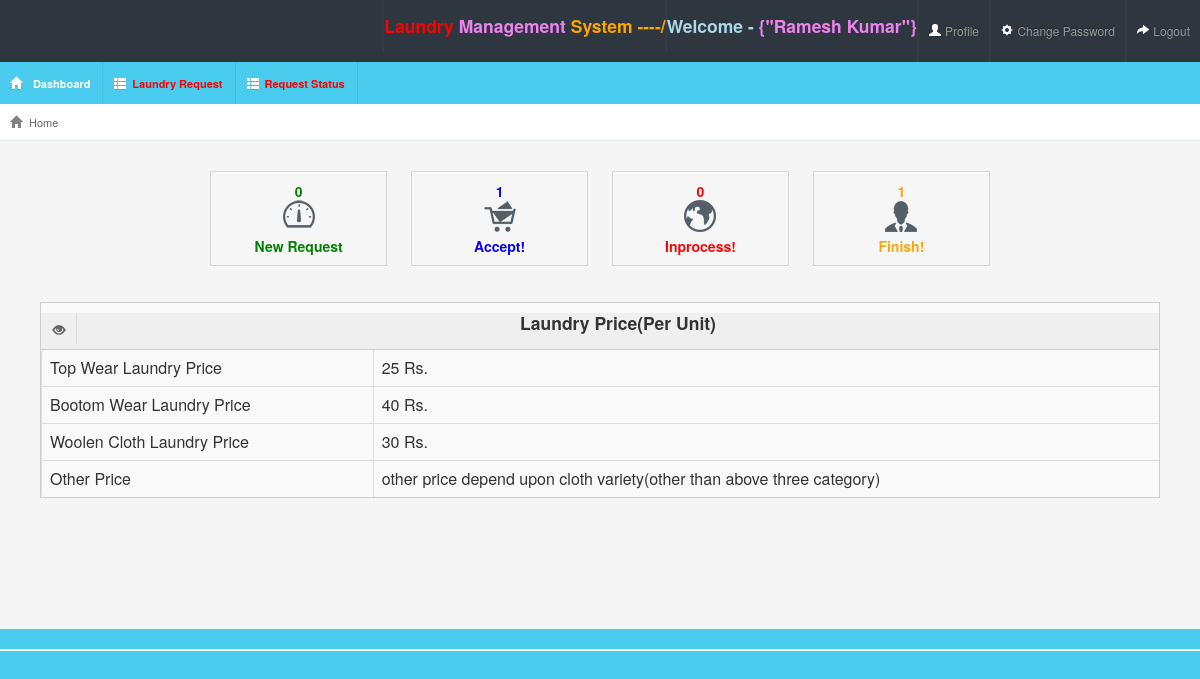
Page /user_dashboard/ (signed in) on the committed database.
### laundryapp/models.py (models this page shows)
class Price(models.Model):
    bottomwearprice = models.CharField(max_length=100, null=True, blank=True)
    topwearprice = models.CharField(max_length=100, null=True, blank=True)
    woolenprice = models.CharField(max_length=100, null=True, blank=True)

### laundryapp/views.py (the view)
# urls.py: path('user_dashboard/', user_dashboard, name="user_dashboard"),
def user_dashboard(request):
    New = Laundry.objects.filter(status="New",user__user=request.user)
    Accept = Laundry.objects.filter(status="Accept",user__user=request.user)
    Inprocess = Laundry.objects.filter(status="Inprocess",user__user=request.user)
    Finish = Laundry.objects.filter(status="Finish",user__user=request.user)
    data = Price.objects.all()
    d = {'data': data}
    return render(request, "user_dashboard.html", locals())

### laundryapp/templates/user_dashboard.html (shortened to what this page needs)
{% extends 'user_index.html' %}
{% block body %}
{% load static %}
<div id="content">
    <div id="content-header">
        <div id="breadcrumb"><a href="/user_dashboard/" title="Go to Home" class="tip-bottom"><i class="icon-home"></i>Home</a></div>
    </div>
    <div class="container-fluid">
        <div class="quick-actions_homepage">
            <ul class="quick-actions">
                <li><a href="/requestlist/?action=New" style="color:green">{{New.count}} <i class="icon-dashboard"></i> New Request </a></li>
                <li><a href="/requestlist/?action=Accept" style="color:blue">{{Accept.count}} <i class="icon-shopping-bag"></i> Accept!</a></li>
                <li><a href="/requestlist/?action=Inprocess" style="color:red">{{Inprocess.count}} <i class="icon-web"></i> Inprocess!</a></li>
                <li><a href="/requestlist/?action=Finish" style="color:orange">{{Finish.count}} <i class="icon-people"></i> Finish!</a></li>
            </ul>
        </div>
        <div class="container-fluid">
            <div class="row-fluid">
                  <div class="span12">
                    <div class="widget-box">
                        <div class="widget-title">
                            <span class="icon">
                                <i class="icon-eye-open"></i>
                            </span>
                            <h4 align="center">Laundry Price(Per Unit)</h4>
                        </div>
                        <div class="widget-content nopadding">
                            <table class="table table-bordered">
                            {% for i in data %}
                                <tbody>
                                <tr>
                                    <td>Top Wear Laundry Price</td>
                                    <td>{{i.topwearprice}} Rs.</td>
                                </tr>
                                <tr>
                                    <td>Bootom Wear Laundry Price</td>
                                    <td>{{i.bottomwearprice}} Rs.</td>
                                </tr>
                                <tr>
                                    <td>Woolen Cloth Laundry Price</td>
                                    <td>{{i.woolenprice}} Rs.</td>
                                </tr>
                                <tr>
                                    <td>Other Price</td>
                                    <td>other price depend upon cloth variety(other than above three category)</td>
                                </tr>
                                </tbody>
                                {% endfor %}
                            </table>
                        </div>
                    </div>
                  </div>
                </div>
            </div>
            </div>
        </div>
        <hr>
{% endblock %}

### laundryapp/templates/user_index.html (shortened to what this page needs)
{% load static %}
<html lang="en">
<head>
    <link rel="stylesheet" href="{% static 'css/bootstrap.min.css' %}"/>
    <link rel="stylesheet" href="{% static 'css/bootstrap-responsive.min.css' %}"/>
    <link rel="stylesheet" href="{% static 'css/fullcalendar.css' %}"/>
    <link rel="stylesheet" href="{% static 'css/maruti-style.css' %}"/>
    <link rel="stylesheet" href="{% static 'css/maruti-media.css' %}" class="skin-color"/>
</head>
<body>
<div id="header">
    <h1><a style="color:red">Laundry Management System</a></h1>
</div>
<div id="user-nav" class="navbar navbar-inverse">
    <ul class="nav">
        <li class="text" >
            <h4 style="color:red">Laundry <span style="color:violet">Management <span style="color:orange">System ----/</span></span></h4>
        </li>
    </ul>
    <ul class="nav">
        <li class="text" >
            <h4 style="color:lightblue">Welcome - <span style="color:violet">{"{{request.user.first_name}}"}</span></h4>
        </li>
    </ul>
    <ul class="nav">
        <li class="" ><a title="" href="/user_profile/"><i class="icon icon-user"></i> <span class="text1">Profile</span></a></li>
        <li class=""><a title="" href="/user_change_password/"><i class="icon icon-cog"></i> <span class="text1">Change Password</span></a></li>
        <li class=""><a title="" href="/user_logout/"><i class="icon icon-share-alt"></i> <span class="text1">Logout</span></a>
        </li>
    </ul>
</div>
<div id="sidebar"><a href="#" class="visible-phone"> Dashboard</a>
    <ul>
        <li class="active"><a href="/user_dashboard/"><i class="icon icon-home"></i> <span>Dashboard</span></a></li>
        <li class="submenu"><a href="#" ><i class="icon icon-th-list"></i><span style="color:red">Laundry Request</span></a>
        </li>
        <li class="submenu"><a href="#"><i class="icon icon-th-list"></i><span style="color:red">Request Status</span></a>
        </li>
    </ul>
</div>
{% block body %}
{% endblock %}
</body>
</html>

### laundryapp/static/css/maruti-media.css (style rules this page uses)
body { background:#49CCED; }
#header { background-color: #2e363f; margin-top:10px; }

### rows in the picture
Price: topwearprice "25", bottomwearprice "40", woolenprice "30"

### other values in the picture
{{ request.user.first_name }} "Ramesh Kumar"
{{ New.count }} "0"
{{ Accept.count }} "1"
{{ Inprocess.count }} "0"
{{ Finish.count }} "1"
